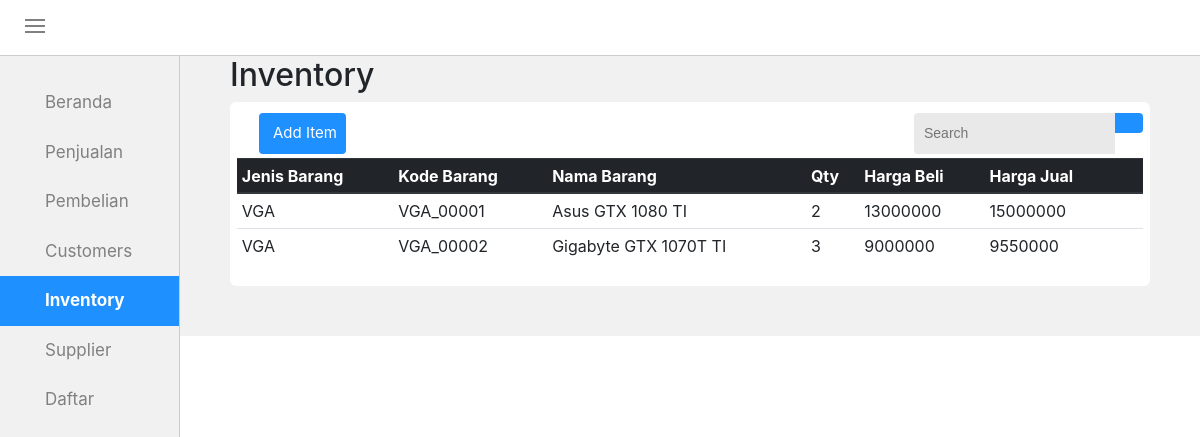
The page /inventory.php on the database its author committed.
### tables this page shows
CREATE TABLE `tb_inventory` (
  `jns_barang` varchar(20) NOT NULL,
  `kd_barang` varchar(11) NOT NULL,
  `nm_barang` varchar(30) NOT NULL,
  `qty` int(4) NOT NULL,
  `hrg_beli` double NOT NULL,
  `hrg_jual` double NOT NULL,
  `hapus` int(1) NOT NULL
);

### inventory.php (the view, shortened to what this page needs)
<!DOCTYPE html>
<html>
<head>
	<link rel="stylesheet" type="text/css" href="style.css">
	<link rel="stylesheet" type="text/css" href="css/bootstrap.min.css">
	<link rel="stylesheet" type="text/css" href="css/datepicker.css">
</head>
<body>
	<div id="topnav">
		<div class="menuicon" onclick="geser()">
			<div class="garis"></div>
			<div class="garis"></div>
			<div class="garis"></div>
		</div>
	</div>
	<div id="sidenav">
		<div id="tab">
			<div class="tabbutton">
				<a href="mainform.php"><span class="ion-ios-home"></span>Beranda</a>
				<a href="penjualan.php"><span class="ion-cash"></span>Penjualan</a>
				<a href="pembelian.php"><span class="ion-android-cart"></span>Pembelian</a>
				<a href="customers.php"><span class="ion-ios-people"></span>Customers</a>
				<a class="active"href="inventory.php"><span class="ion-briefcase"></span>Inventory</a>
				<a href="supplier.php"><span class="ion-person-stalker"></span>Supplier</a>
			</div>
				<a class="tabbutton drop" id="btn_daftar"><span class="ion-android-list"></span>Daftar<i class="ion-arrow-down-b"></i></a>
		</div>
	</div>
	<div id="rightside">
		<div id="beranda">
			<div class="all-box">
					<div class="all-top">
						<h2>Inventory</h2>
					</div>
				<div class="all-content">
					<div class="all-head">
						<div class="button-add">
							<button class="button add-customer" onclick="document.getElementById('id01').style.display='block'" style="width:auto;"><span class="ion-plus-round"></span> Add Item</button>
						</div>
						<div class="search-container">
						      <input type="text" placeholder="Search" name="search">
						      <button type="submit"><i class="ion-search"></i></button>
		 				</div>
					</div>
					<div class="table-responsive">
						<table class="table table-hover table-sm">
						 	<thead class="thead-dark">
							    <tr>
							      <th>Jenis Barang</th>
							      <th>Kode Barang</th>
							      <th>Nama Barang</th>
							      <th>Qty</th>
							      <th>Harga Beli</th>
							      <th>Harga Jual</th>
							      <th></th>
							      <th></th>
							    </tr>
						  	</thead>
							<tbody>
							    <?php
									require_once("conn.php");
									$sql = "SELECT jns_barang,kd_barang,nm_barang,qty,hrg_beli,hrg_jual FROM tb_inventory WHERE hapus = 0";
									$q = mysqli_query($conn,$sql);
									while ($r = mysqli_fetch_assoc($q))
									{
									    echo "<tr>";
									    echo "<td>$r[jns_barang]</td>";
									    echo "<td>$r[kd_barang]</td>";
									    echo "<td>$r[nm_barang]</td>";
									    echo "<td>$r[qty]</td>";
									    echo "<td>$r[hrg_beli]</td>";
									    echo "<td>$r[hrg_jual]</td>";
									    echo "<td><span class='ion-edit' data-toggle='modal' data-target='#myModal0' data-backdrop='static'></span></td>";
									    echo "<td class='hapus'><a class='ion-trash-a' href='inventory_hapus.php?hps=$r[kd_barang]' onclick='return functionHapus()'></a></td>";
									    echo "</tr>";
									}
								?>
						 	</tbody>
						</table>
					</div>
				</div>
			</div>
			</div>
		</div>
</body>
</html>

### style.css (style rules this page uses)
body { margin: 0px; padding: 0px; }
#topnav { overflow: hidden; position: sticky; top: 0; width: 100%; height: 56px; background-color: #fff; padding: 15px 25px; border-bottom: 1px solid #ccc; z-index: 3; }
.garis { width: 20px; height: 2px; background-color: gray; margin: 4px 0; }
.menuicon { display: inline-block; cursor: pointer; }
#sidenav { top: 56px; height: 100%; width: 15%; background-color: #f1f1f1; padding-top: 22px; padding-bottom: 22px; left: 0; transition: all 500ms ease-in-out; overflow-x: hidden; z-index: 1; position: fixed; border-right: 1px solid #ccc; }
#tab .tabbutton a, #btn_daftar { display: block; transition: 0.3s; background-color: inherit; color: gray; padding: 12px 25px; width: 100%; border: none; outline: none; text-align: left; cursor: pointer; font-size: 17px; }
#tab a.active { text-decoration: none; background-color: dodgerBlue; color: white; font-weight: bold; }
#rightside { top: 56px; margin-left: 15%; width: 85%; height: 100%; transition: all 500ms ease-in-out; }
#tabel th, td { text-align: left; padding: 16px; }
.button { border: none; color: white; padding: 9px; text-align: center; text-decoration: none; display: inline-block; font-size: 15px; margin: 4px 2px; cursor: pointer; }
.add-customer { background-color: dodgerBlue; border-radius: 4px; width: 140px; }
.all-box { background-color: #f1f1f1; padding-left: 50px; padding-right: 50px; padding-bottom: 50px; }
.all-top { overflow: hidden; }
.all-top h2 { display: inline-block; float: left; }
.all-content { background-color: #fff; padding: 7px; border-radius: 6px; text-indent: 20px; }
.all-head { overflow: hidden; }
.all-head .button-add { float: left; }
.all-head .search-container { float: right; margin-top: 4px; }
.all-head input[type=text] { padding: 10px; display: inline-block; font-size: 14px; border: none; font-family: sans-serif; border-radius: 4px 0 0 4px; background-color: #e9e9e9; text-align: left; outline-width: thick; }
.search-container button { float: right; color: white; padding: 10px 14px; background: dodgerBlue; font-size: 14px; border: none; cursor: pointer; border-radius: 0 4px 4px 0; font-family: sans-serif; position: relative; }
#tab a { text-decoration: none; }

### rows shown on the page
tb_inventory: jns_barang "VGA", kd_barang "VGA_00001", nm_barang "Asus GTX 1080 TI", qty "2", hrg_beli "13000000", hrg_jual "15000000"
tb_inventory: jns_barang "VGA", kd_barang "VGA_00002", nm_barang "Gigabyte GTX 1070T TI", qty "3", hrg_beli "9000000", hrg_jual "9550000"
